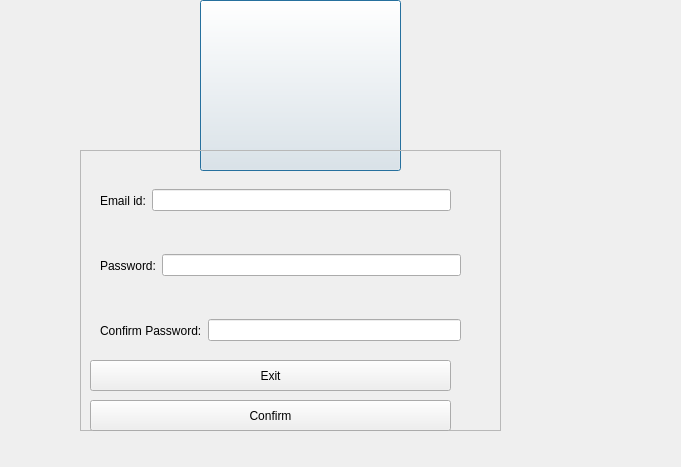
<?xml version="1.0" encoding="UTF-8"?>
<ui version="4.0">
 <class>Dialog</class>
 <widget class="QDialog" name="Dialog">
  <property name="geometry">
   <rect>
    <x>0</x>
    <y>0</y>
    <width>681</width>
    <height>467</height>
   </rect>
  </property>
  <property name="windowTitle">
   <string>Dialog</string>
  </property>
  <widget class="QPushButton" name="pushButton">
   <property name="geometry">
    <rect>
     <x>200</x>
     <y>0</y>
     <width>201</width>
     <height>171</height>
    </rect>
   </property>
   <property name="styleSheet">
    <string notr="true">background-image: url(:/signup.png);</string>
   </property>
   <property name="text">
    <string/>
   </property>
  </widget>
  <widget class="QFrame" name="frame">
   <property name="geometry">
    <rect>
     <x>80</x>
     <y>150</y>
     <width>421</width>
     <height>281</height>
    </rect>
   </property>
   <property name="frameShape">
    <enum>QFrame::StyledPanel</enum>
   </property>
   <property name="frameShadow">
    <enum>QFrame::Raised</enum>
   </property>
   <widget class="QWidget" name="">
    <property name="geometry">
     <rect>
      <x>20</x>
      <y>20</y>
      <width>351</width>
      <height>61</height>
     </rect>
    </property>
    <layout class="QHBoxLayout" name="horizontalLayout">
     <item>
      <widget class="QLabel" name="label">
       <property name="text">
        <string>Email id:</string>
       </property>
      </widget>
     </item>
     <item>
      <widget class="QLineEdit" name="lineEdit"/>
     </item>
    </layout>
   </widget>
   <widget class="QWidget" name="">
    <property name="geometry">
     <rect>
      <x>20</x>
      <y>90</y>
      <width>361</width>
      <height>51</height>
     </rect>
    </property>
    <layout class="QHBoxLayout" name="horizontalLayout_2">
     <item>
      <widget class="QLabel" name="label_3">
       <property name="text">
        <string>Password:</string>
       </property>
      </widget>
     </item>
     <item>
      <widget class="QLineEdit" name="lineEdit_2">
       <property name="echoMode">
        <enum>QLineEdit::Password</enum>
       </property>
      </widget>
     </item>
    </layout>
   </widget>
   <widget class="QWidget" name="">
    <property name="geometry">
     <rect>
      <x>20</x>
      <y>160</y>
      <width>361</width>
      <height>41</height>
     </rect>
    </property>
    <layout class="QHBoxLayout" name="horizontalLayout_3">
     <item>
      <widget class="QLabel" name="label_4">
       <property name="text">
        <string>Confirm Password:</string>
       </property>
      </widget>
     </item>
     <item>
      <widget class="QLineEdit" name="lineEdit_3">
       <property name="echoMode">
        <enum>QLineEdit::Password</enum>
       </property>
      </widget>
     </item>
    </layout>
   </widget>
   <widget class="QPushButton" name="Exit">
    <property name="geometry">
     <rect>
      <x>10</x>
      <y>210</y>
      <width>361</width>
      <height>31</height>
     </rect>
    </property>
    <property name="text">
     <string>Exit</string>
    </property>
   </widget>
   <widget class="QPushButton" name="Confirm">
    <property name="geometry">
     <rect>
      <x>10</x>
      <y>250</y>
      <width>361</width>
      <height>31</height>
     </rect>
    </property>
    <property name="text">
     <string>Confirm</string>
    </property>
   </widget>
  </widget>
 </widget>
 <resources/>
 <connections/>
</ui>
